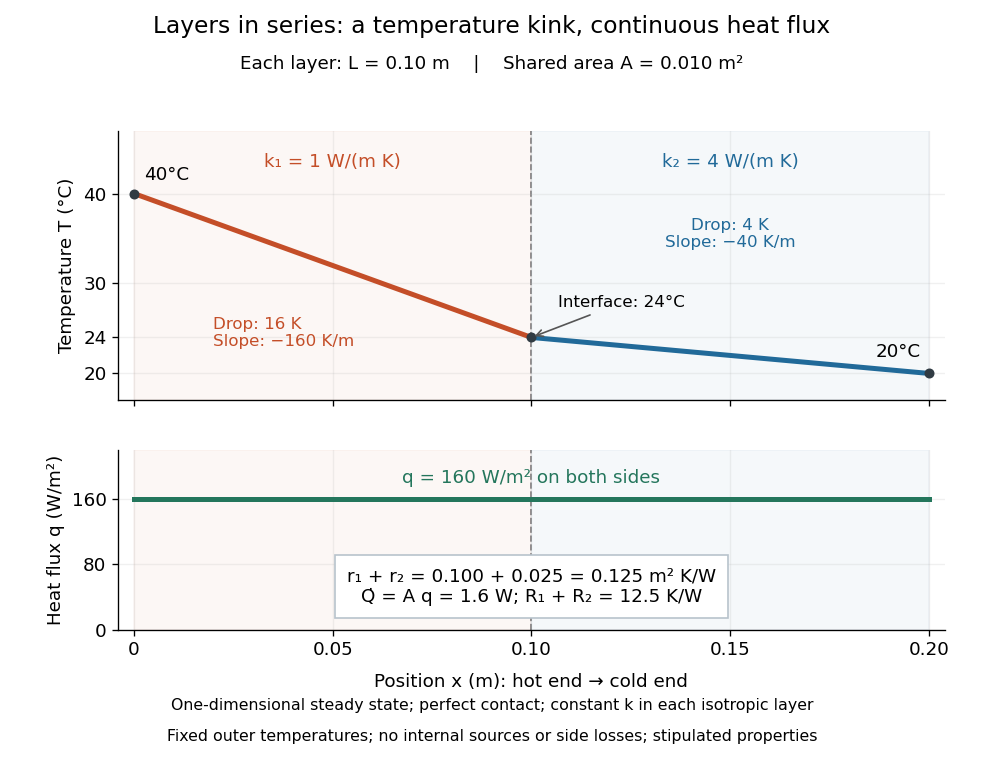

Write the Python code that produced this figure.
"""Plot two stipulated layers in perfect contact and their constant heat flux.

Tested with Python 3.14.4, NumPy 2.3.5, Matplotlib 3.10.7.
Writes layered-thermal-conduction.png in the current working directory.
"""

from pathlib import Path

import matplotlib

matplotlib.use("Agg")
import matplotlib.pyplot as plt
import numpy as np


def main():
    lengths = np.array([0.10, 0.10])
    conductivities = np.array([1.0, 4.0])
    area, hot, cold = 0.010, 40.0, 20.0
    resistances_per_area = lengths / conductivities
    flux = (hot - cold) / resistances_per_area.sum()
    rate = area * flux
    drops = flux * resistances_per_area
    interface = hot - drops[0]
    gradients = -flux / conductivities
    x1 = np.linspace(0.0, lengths[0], 101)
    x2 = np.linspace(lengths[0], lengths.sum(), 101)
    t1 = hot + gradients[0] * x1
    t2 = interface + gradients[1] * (x2 - lengths[0])
    assert np.allclose([flux, rate, interface], [160.0, 1.6, 24.0])
    assert np.allclose(drops, [16.0, 4.0])
    assert np.allclose(gradients, [-160.0, -40.0])
    assert np.isclose(t1[-1], t2[0]) and np.isclose(t2[-1], cold)

    plt.rcParams.update({"font.size": 11, "figure.facecolor": "white",
                         "axes.facecolor": "white", "savefig.facecolor": "white",
                         "axes.spines.top": False, "axes.spines.right": False})
    fig, (tax, qax) = plt.subplots(2, 1, figsize=(8.2, 6.4), dpi=120,
                                  sharex=True, height_ratios=[1.5, 1])
    fig.subplots_adjust(left=0.12, right=0.96, bottom=0.18, top=0.83, hspace=0.22)
    fig.suptitle("Layers in series: a temperature kink, continuous heat flux", fontsize=14)
    fig.text(0.5, 0.91, "Each layer: L = 0.10 m    |    Shared area A = 0.010 m²",
             ha="center", fontsize=11)
    orange, blue = "#c44e28", "#216a99"
    tax.plot(x1, t1, color=orange, lw=3)
    tax.plot(x2, t2, color=blue, lw=3)
    tax.plot([0, 0.1, 0.2], [hot, interface, cold], "o", color="#303b43", ms=5)
    tax.annotate("40°C", (0, hot), xytext=(6, 8), textcoords="offset points")
    tax.annotate("Interface: 24°C", (0.1, interface), xytext=(16, 18),
                 textcoords="offset points", fontsize=10,
                 arrowprops={"arrowstyle": "->", "color": "#555555"})
    tax.annotate("20°C", (0.2, cold), xytext=(-5, 10),
                 textcoords="offset points", ha="right")
    tax.text(0.05, 43, "k₁ = 1 W/(m K)", ha="center", color=orange)
    tax.text(0.15, 43, "k₂ = 4 W/(m K)", ha="center", color=blue)
    tax.text(0.020, 23, "Drop: 16 K\nSlope: −160 K/m", fontsize=10, color=orange)
    tax.text(0.15, 34, "Drop: 4 K\nSlope: −40 K/m", ha="center", fontsize=10, color=blue)
    tax.set_ylabel("Temperature T (°C)")
    tax.set_ylim(17, 47)
    tax.set_yticks([20, 24, 30, 40])

    qax.plot([0, 0.2], [flux, flux], color="#24765c", lw=3)
    qax.text(0.1, 179, "q = 160 W/m² on both sides", ha="center", color="#24765c")
    qax.text(0.1, 53, "r₁ + r₂ = 0.100 + 0.025 = 0.125 m² K/W\n"
             "Q̇ = A q = 1.6 W; R₁ + R₂ = 12.5 K/W", ha="center", va="center",
             bbox={"facecolor": "white", "edgecolor": "#b8c3cc", "pad": 7})
    qax.set_ylabel("Heat flux q (W/m²)")
    qax.set_ylim(0, 220)
    qax.set_yticks([0, 80, 160])
    qax.set_xlabel("Position x (m): hot end → cold end", labelpad=8)
    for ax in (tax, qax):
        ax.axvspan(0, 0.1, color=orange, alpha=0.045)
        ax.axvspan(0.1, 0.2, color=blue, alpha=0.045)
        ax.axvline(0.1, color="#808080", lw=1, ls="--", zorder=0)
        ax.set_xlim(-0.004, 0.204)
        ax.set_xticks([0, 0.05, 0.10, 0.15, 0.20], ["0", "0.05", "0.10", "0.15", "0.20"])
        ax.grid(alpha=0.18)
    fig.text(0.5, 0.075, "One-dimensional steady state; perfect contact; constant k in each isotropic layer",
             ha="center", fontsize=9.5)
    fig.text(0.5, 0.035, "Fixed outer temperatures; no internal sources or side losses; stipulated properties",
             ha="center", fontsize=9.5)
    fig.savefig(Path(__file__).with_suffix(".png").name, transparent=False)
    plt.close(fig)
    print(f"q={flux:g} W/m²; Qdot={rate:g} W; interface={interface:g} °C; "
          f"drops={drops.tolist()} K; gradients={gradients.tolist()} K/m")


if __name__ == "__main__":
    main()
